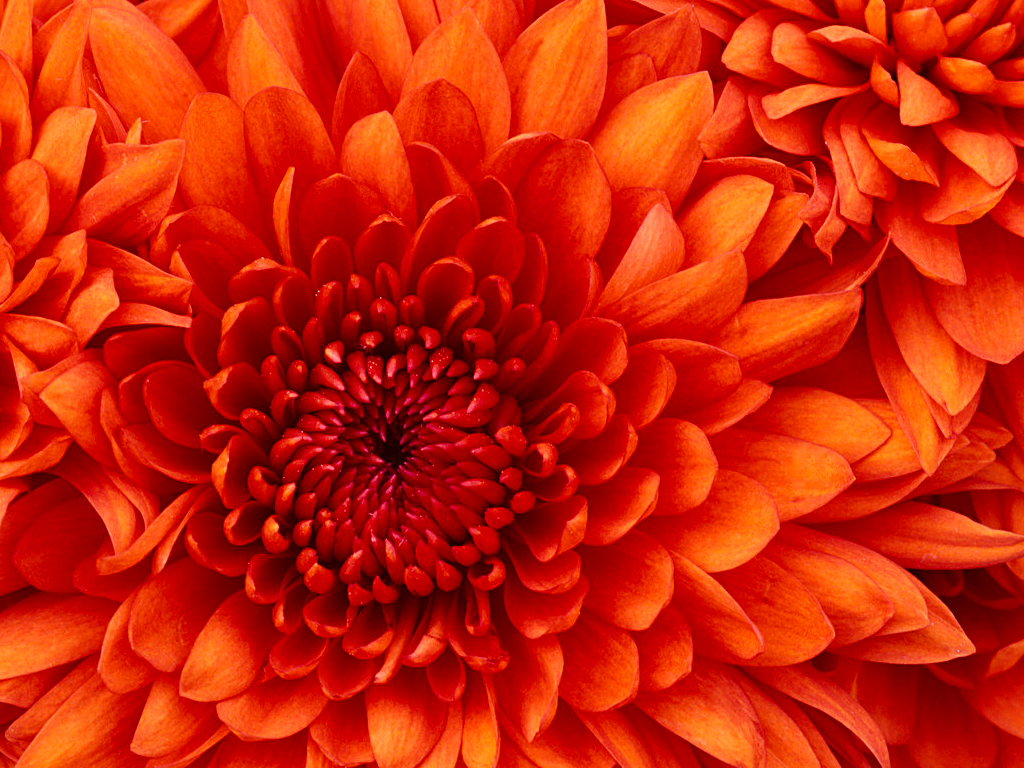
%> input picture 6th_sem/souptik_codes/matlabprograms/day 4/C.jpg, 1024 x 768 px
$ octave rgbgray.m   (GNU Octave 9; MATLAB toolbox functions it lacks are replaced by stand-ins)
%> lines starting %> are read from the running program, lines starting %| are printed output that depends on the picture
clc;
close all;
clear all;
file1=input('\n enter input file name','s');
%> the answer given: C.jpg
file2=input('\n enter output image file','s');
%> the answer given: out.png

x=imread(file1);
%> x is the input picture: size 768x1024x3 uint8; mean R, G, B 203.1, 35.5, 9.2
[r,c,d]=size(x);
%> r = 768; c = 1024; d = 3

g(1:r,1:c,1)=0.2989*x(1:r,1:c,1)+0.587*x(1:r,1:c,2)+0.1140*x(1:r,1:c,3);
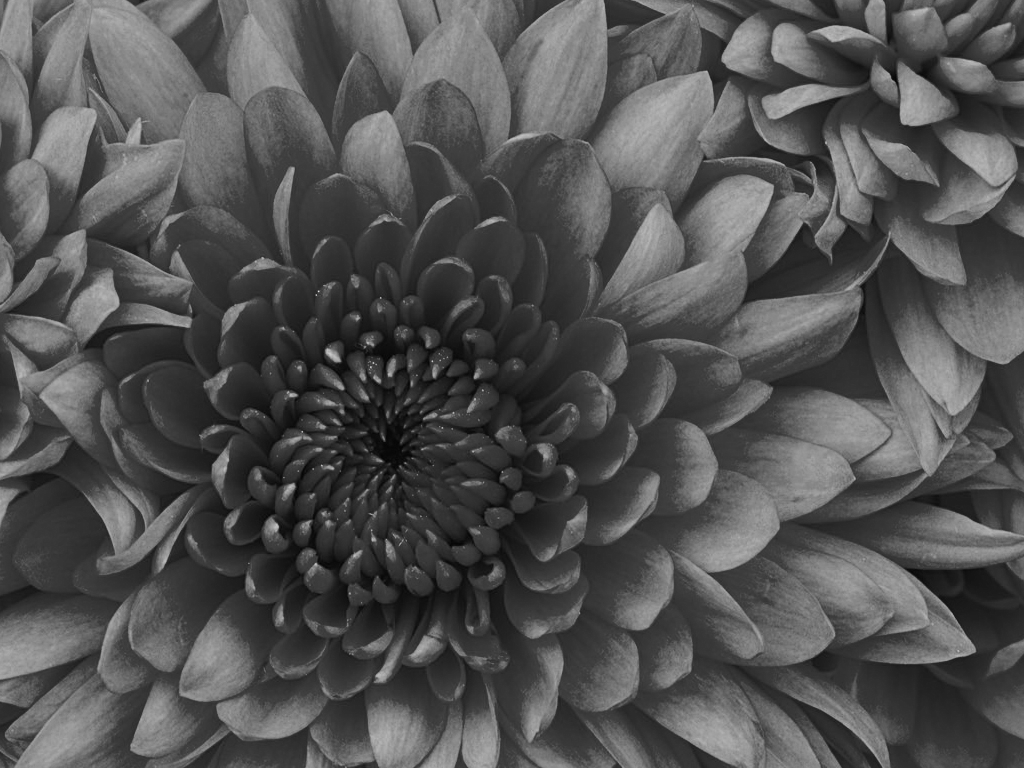
%> g: size 768x1024 uint8; min 3, max 221, mean 82.6

y=x;%copy rgb to y
y(1:r,c+1:2*c,1)=g(1:r,1:c,1);
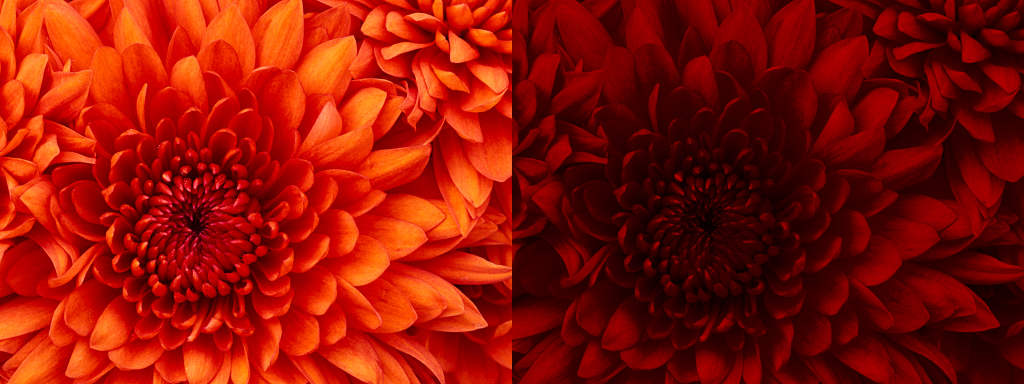
%> y: size 768x2048x3 uint8 (shown at 1/2 size); mean R, G, B 142.9, 17.8, 4.6
y(1:r,c+1:2*c,2)=g(1:r,1:c,1);
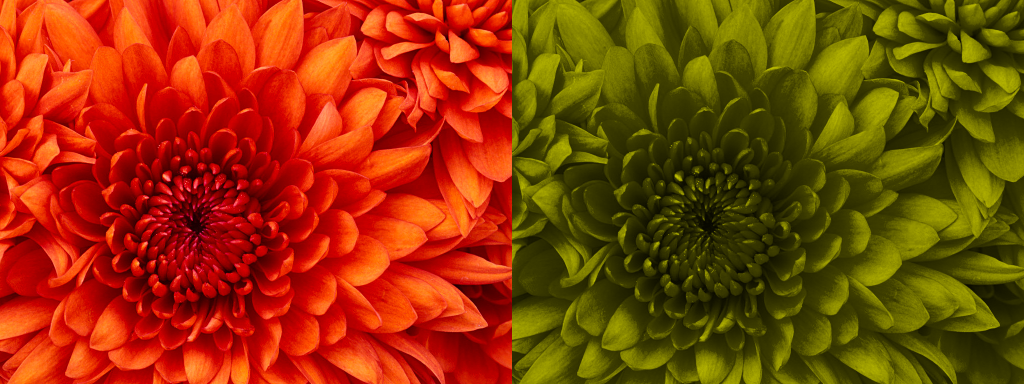
%> y: size 768x2048x3 uint8 (shown at 1/2 size); mean R, G, B 142.9, 59.1, 4.6
y(1:r,c+1:2*c,3)=g(1:r,1:c,1);
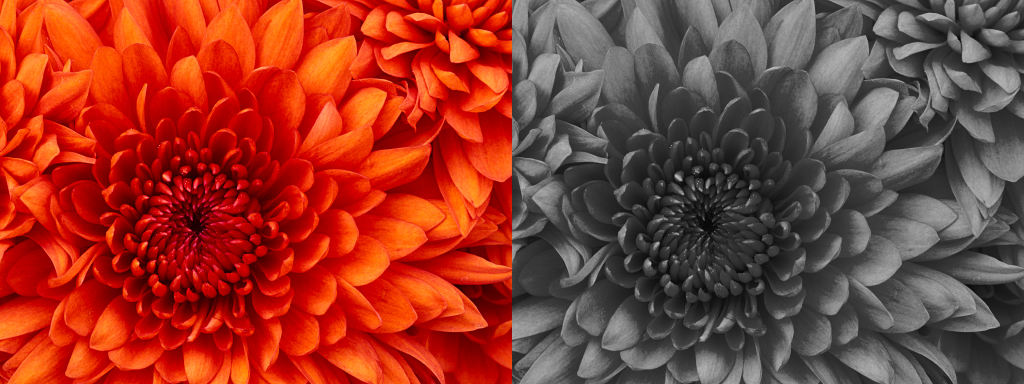
%> y: size 768x2048x3 uint8 (shown at 1/2 size); mean R, G, B 142.9, 59.1, 45.9
imwrite(y,file2);
imshow(y);

$ run again, on 6th_sem/souptik_codes/matlabprograms/day 4/C2.jpg
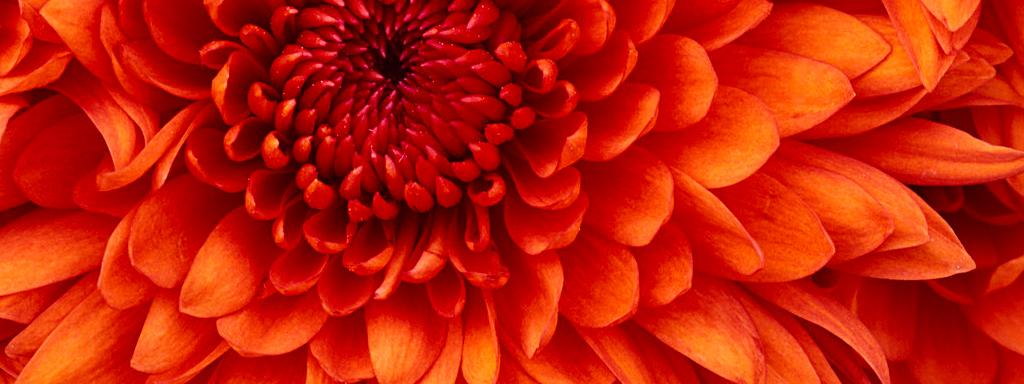
%> input picture 6th_sem/souptik_codes/matlabprograms/day 4/C2.jpg, 1024 x 384 px
%> x is the input picture: size 384x1024x3 uint8; mean R, G, B 193.1, 29.7, 9.3
%> `g(1:r,1:c,1)=0.2989*x(1:r,1:c,1)+0.587*x(1:r,1:c,2)+0.1140*x(1:r,1:c,3);`:
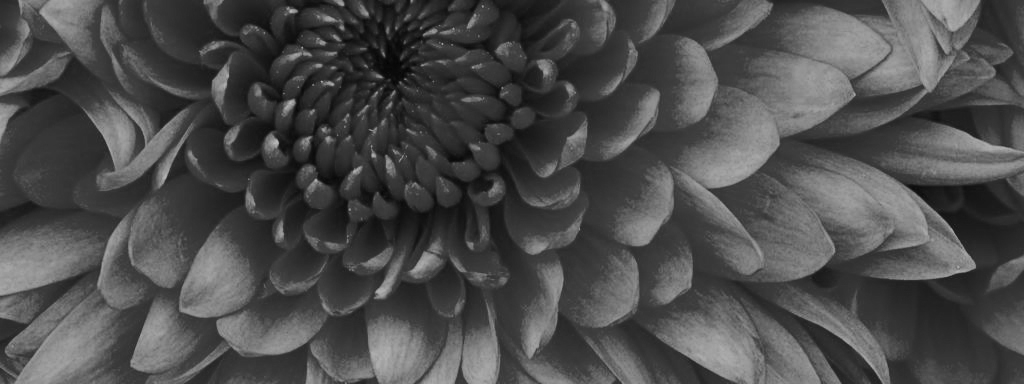
%> g: size 384x1024 uint8; min 2, max 186, mean 76.2
%> `y(1:r,c+1:2*c,3)=g(1:r,1:c,1);`:
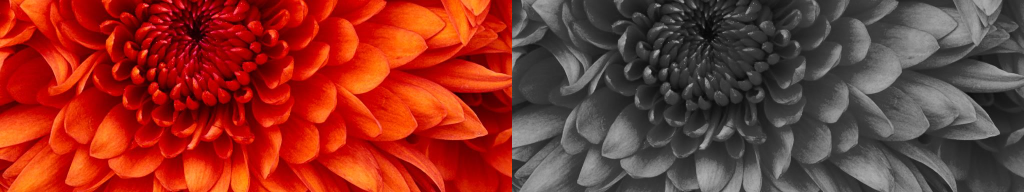
%> y: size 384x2048x3 uint8 (shown at 1/2 size); mean R, G, B 134.6, 52.9, 42.7

$ run again, on 6th_sem/souptik_codes/matlabprograms/day 4/CC.jpg
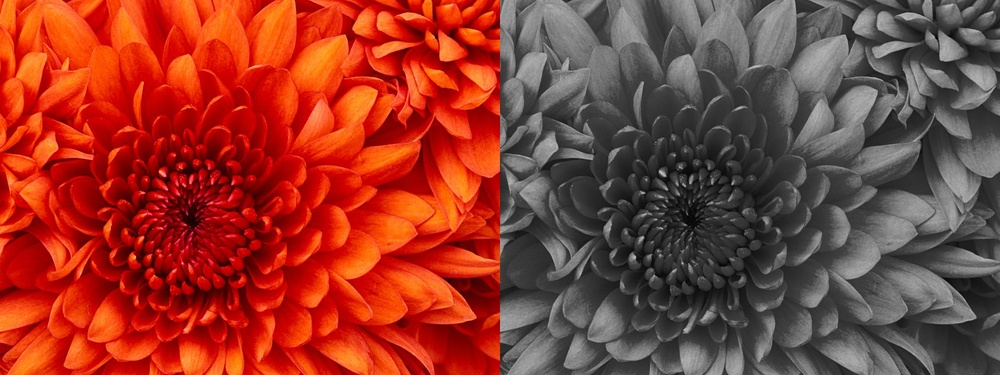
%> input picture 6th_sem/souptik_codes/matlabprograms/day 4/CC.jpg, 1000 x 375 px, shrunk from 2048 x 768 before the run
%> x is the input picture: size 375x1000x3 uint8; mean R, G, B 142.4, 59.5, 46.9
%> `g(1:r,1:c,1)=0.2989*x(1:r,1:c,1)+0.587*x(1:r,1:c,2)+0.1140*x(1:r,1:c,3);`:
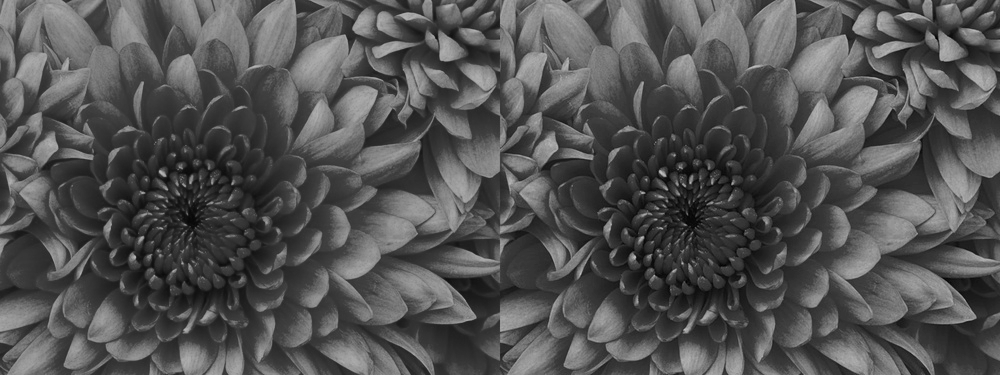
%> g: size 375x1000 uint8; min 1, max 193, mean 82.8
%> `y(1:r,c+1:2*c,3)=g(1:r,1:c,1);`:
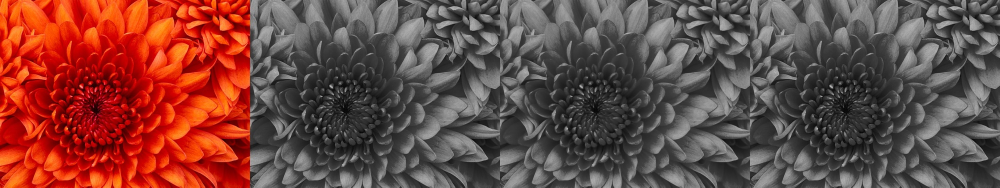
%> y: size 375x2000x3 uint8 (shown at 1/2 size); mean R, G, B 112.6, 71.2, 64.9

$ run again, on 6th_sem/souptik_codes/matlabprograms/day 4/R1.jpg
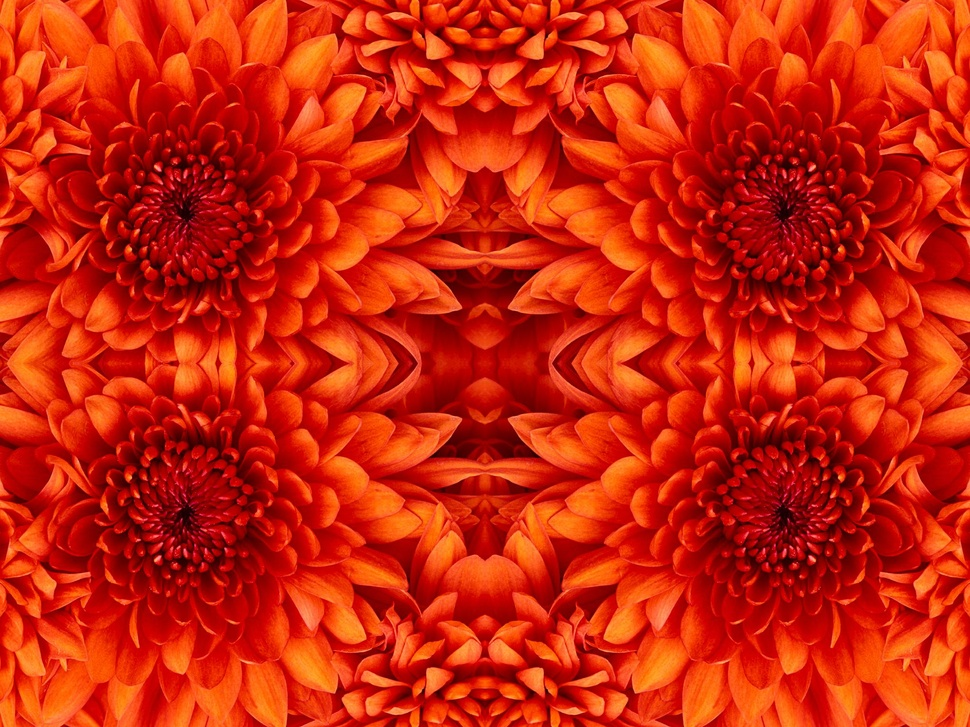
%> input picture 6th_sem/souptik_codes/matlabprograms/day 4/R1.jpg, 970 x 727 px, shrunk from 2048 x 1536 before the run
%> x is the input picture: size 727x970x3 uint8; mean R, G, B 202.3, 36.4, 11.3
%> `g(1:r,1:c,1)=0.2989*x(1:r,1:c,1)+0.587*x(1:r,1:c,2)+0.1140*x(1:r,1:c,3);`:
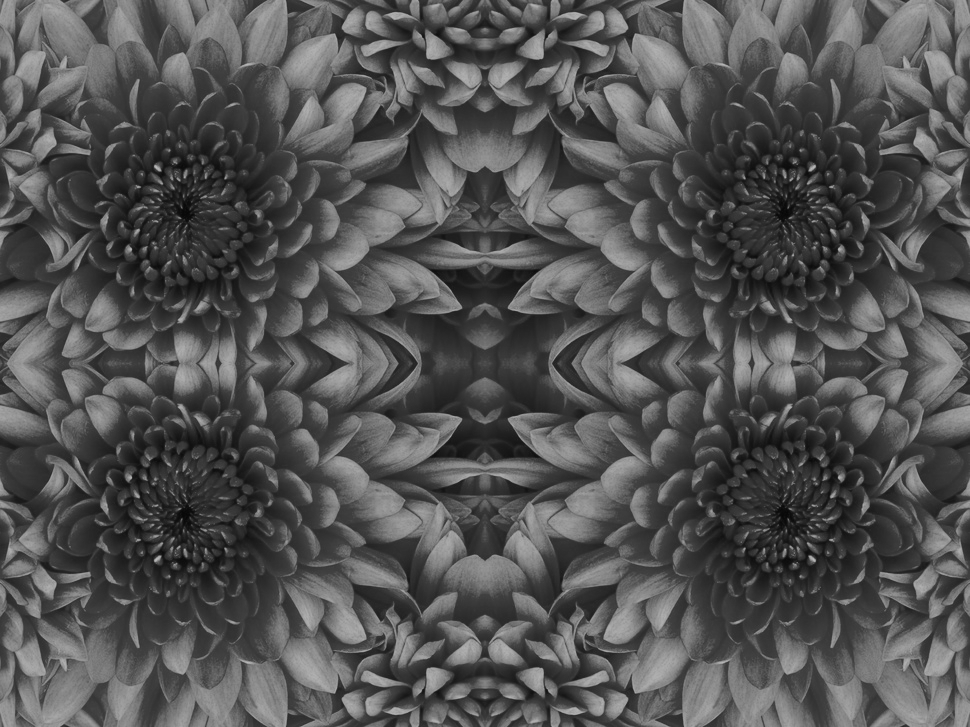
%> g: size 727x970 uint8; min 6, max 186, mean 83.1
%> `y(1:r,c+1:2*c,3)=g(1:r,1:c,1);`:
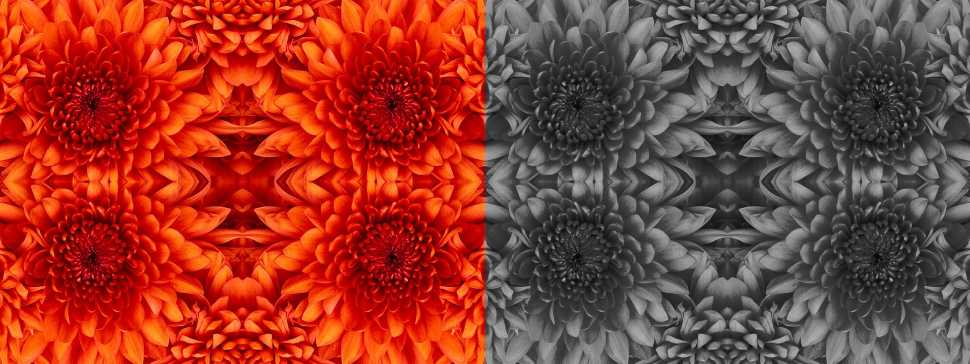
%> y: size 727x1940x3 uint8 (shown at 1/2 size); mean R, G, B 142.7, 59.7, 47.2
